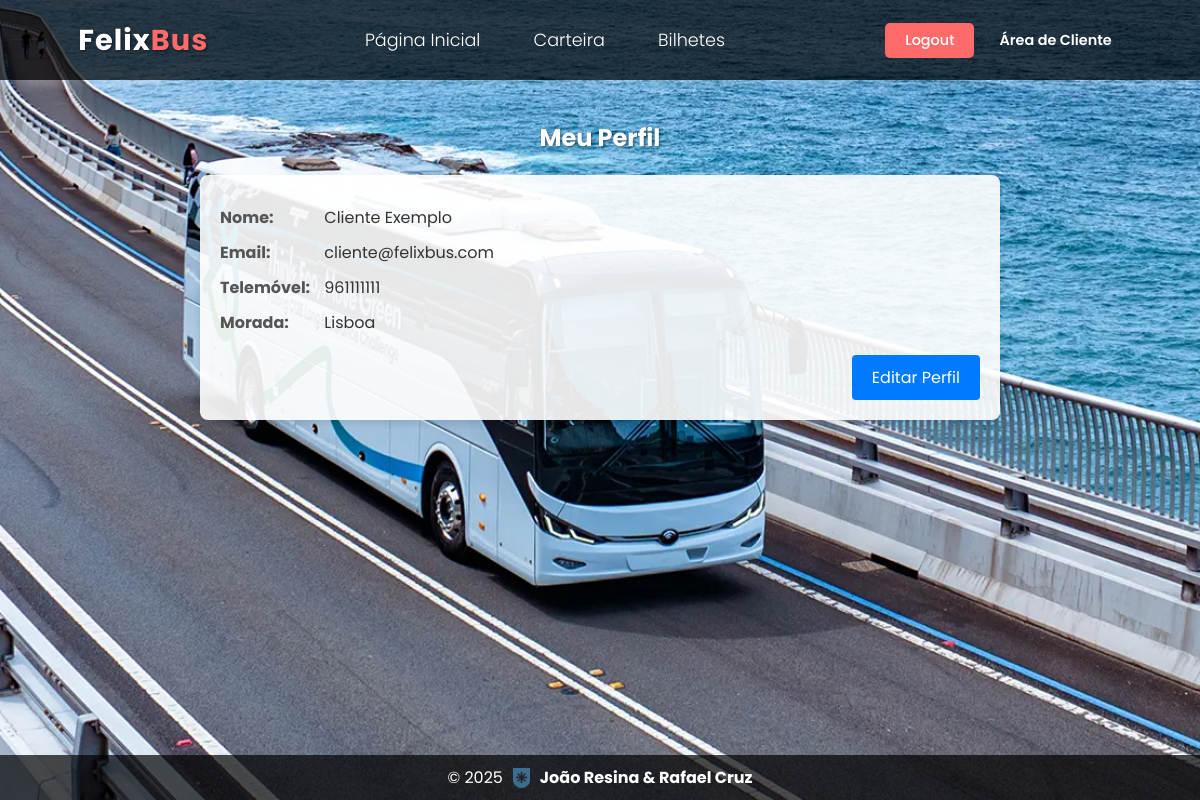
The page /paginas/perfil_cliente.php (signed in) on the database as committed earlier.
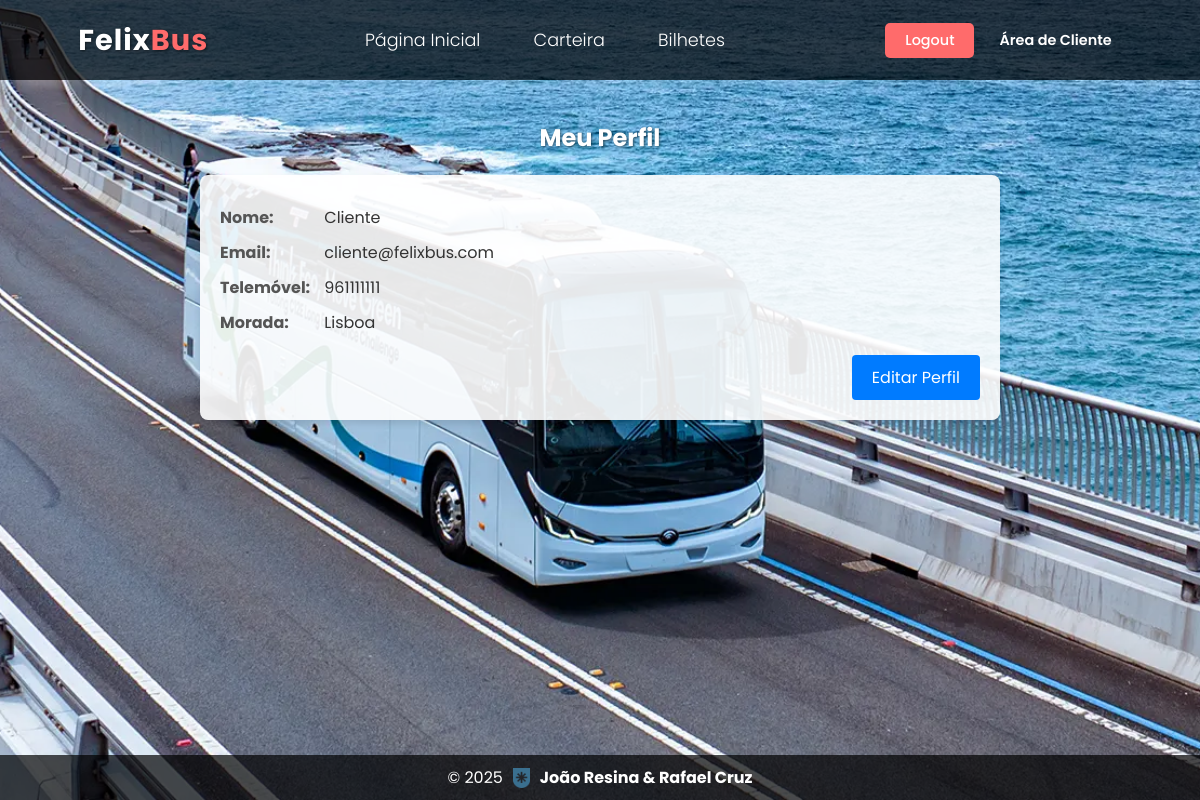
The same page on the database as committed later.
### tables this page shows
CREATE TABLE utilizadores (
    id INT AUTO_INCREMENT PRIMARY KEY,
    user VARCHAR(20) UNIQUE NOT NULL,  
    pwd VARCHAR(255) NOT NULL,  
    nome VARCHAR(100) NOT NULL,
    email VARCHAR(150) UNIQUE NOT NULL,
    telemovel VARCHAR(20) NOT NULL,
    morada TEXT NOT NULL,
    tipo_perfil INT NOT NULL DEFAULT 4,  
    FOREIGN KEY (tipo_perfil) REFERENCES perfis(id)
);

### paginas/perfil_cliente.php (the view, shortened to what this page needs)
<?php
    $id_utilizador = $_SESSION["id_utilizador"];
    $sql = "SELECT nome, email, telemovel, morada FROM utilizadores WHERE id = $id_utilizador";
    $resultado = mysqli_query($conn, $sql);
    if (mysqli_num_rows($resultado) > 0) {
        $dados = mysqli_fetch_assoc($resultado);
    } else {
        die("Nenhum dado encontrado para o utilizador.");
    }
?>
<!DOCTYPE html>
<html lang="en">
<head>
    <link rel="stylesheet" href="perfil_cliente.css">
</head>
<body>
    <nav>
        <div class="logo">
            <h1>Felix<span>Bus</span></h1>
        </div>
        <div class="links">
            <div class="link"> <a href="pg_cliente.php">Página Inicial</a></div>
            <div class="link"> <a href="carteira_cliente.php">Carteira</a></div>
            <div class="link"> <a href="bilhetes_cliente.php">Bilhetes</a></div>
        </div>
        <div class="buttons">
            <div class="btn"><a href="logout.php"><button>Logout</button></a></div>
            <div class="btn-cliente">Área de Cliente</div>        </div>
    </nav>
    <section>
        <h1>Meu Perfil</h1>
        <div class="profile-container">
            <div class="profile-info">
                <p><strong>Nome:</strong> <?php echo htmlspecialchars($dados['nome']); ?></p>
                <p><strong>Email:</strong> <?php echo htmlspecialchars($dados['email']); ?></p>
                <p><strong>Telemóvel:</strong> <?php echo htmlspecialchars($dados['telemovel']); ?></p>
                <p><strong>Morada:</strong> <?php echo nl2br(htmlspecialchars($dados['morada'])); ?></p>
            </div>
            <div class="btn-edit">
                <a href="editar_perfil.php"><button>Editar Perfil</button></a>
            </div>
        </div>
    </section>
    <footer>
        © <?php echo date("Y"); ?> <img src="estcb.png" alt="ESTCB"> <span>João Resina & Rafael Cruz</span>
    </footer>
</body>
</html>

### paginas/perfil_cliente.css (style rules this page uses)
* { padding: 0; margin: 0; font-family: 'Poppins', sans-serif; box-sizing: border-box; }
body { width: 100%; min-height: 100vh; background-image: url(fundo.png); background-position: center; background-repeat: no-repeat; background-size: cover; }
nav { width: 100%; height: 10vh; display: flex; justify-content: space-around; align-items: center; color: white; background: rgba(0, 0, 0, 0.7); box-shadow: 0 0 15px rgba(255, 255, 255, 0.3); }
.logo { cursor: pointer; text-decoration: none !important; }
.logo h1 { color: white; font-size: 1.8rem; letter-spacing: 1px; }
.logo span { color: #ff6b6b; }
.links { display: flex; justify-content: space-between; width: 30%; }
.link a { color: white; text-decoration: none; font-size: 1.1rem; font-weight: 300; transition: all 0.3s ease; }
.buttons { display: flex; justify-content: flex-end; gap: 15px; width: 20%; align-items: center; height: 35px; }
.btn { display: flex; align-items: center; height: 100%; }
.btn a { text-decoration: none; height: 100%; display: flex; align-items: center; }
.btn button { height: 100%; padding: 0 20px; background: #ff6b6b; color: white; border: none; border-radius: 5px; font-size: 0.9rem; font-weight: 500; cursor: pointer; transition: all 0.3s ease; display: flex; align-items: center; }
.btn-cliente { color: white; font-weight: 600; font-size: 0.9rem; display: flex; align-items: center; height: 100%; padding: 0 10px; transition: all 0.3s ease; }
section { padding: 20px; max-width: 1200px; margin: 0 auto; }
h1 { text-align: center; margin: 20px 0; color: white; text-shadow: 1px 1px 3px rgba(0, 0, 0, 0.5); }
.profile-container { background-color: rgba(255, 255, 255, 0.9); padding: 20px; border-radius: 8px; box-shadow: 0 4px 6px rgba(0, 0, 0, 0.1); max-width: 800px; margin: 0 auto; }
.profile-info { margin-bottom: 20px; }
.profile-info p { margin: 10px 0; font-size: 16px; color: #333; }
.profile-info p strong { display: inline-block; width: 100px; color: #555; }
.btn-edit { display: flex; justify-content: flex-end; margin-top: 20px; }
.btn-edit button { padding: 10px 20px; background-color: #007BFF; color: white; border: none; border-radius: 4px; cursor: pointer; font-size: 16px; transition: background-color 0.3s; }
footer { position: fixed; bottom: 0; width: 100%; padding: 10px; text-align: center; color: white; background: rgba(0, 0, 0, 0.7); display: flex; justify-content: center; align-items: center; gap: 10px; }
footer span { font-weight: bold; }
footer img { height: 20px; width: auto; }

Rows that differ between the two databases and show on the page:
changed utilizadores "cliente@felixbus.com": nome "Cliente Exemplo" → "Cliente"
